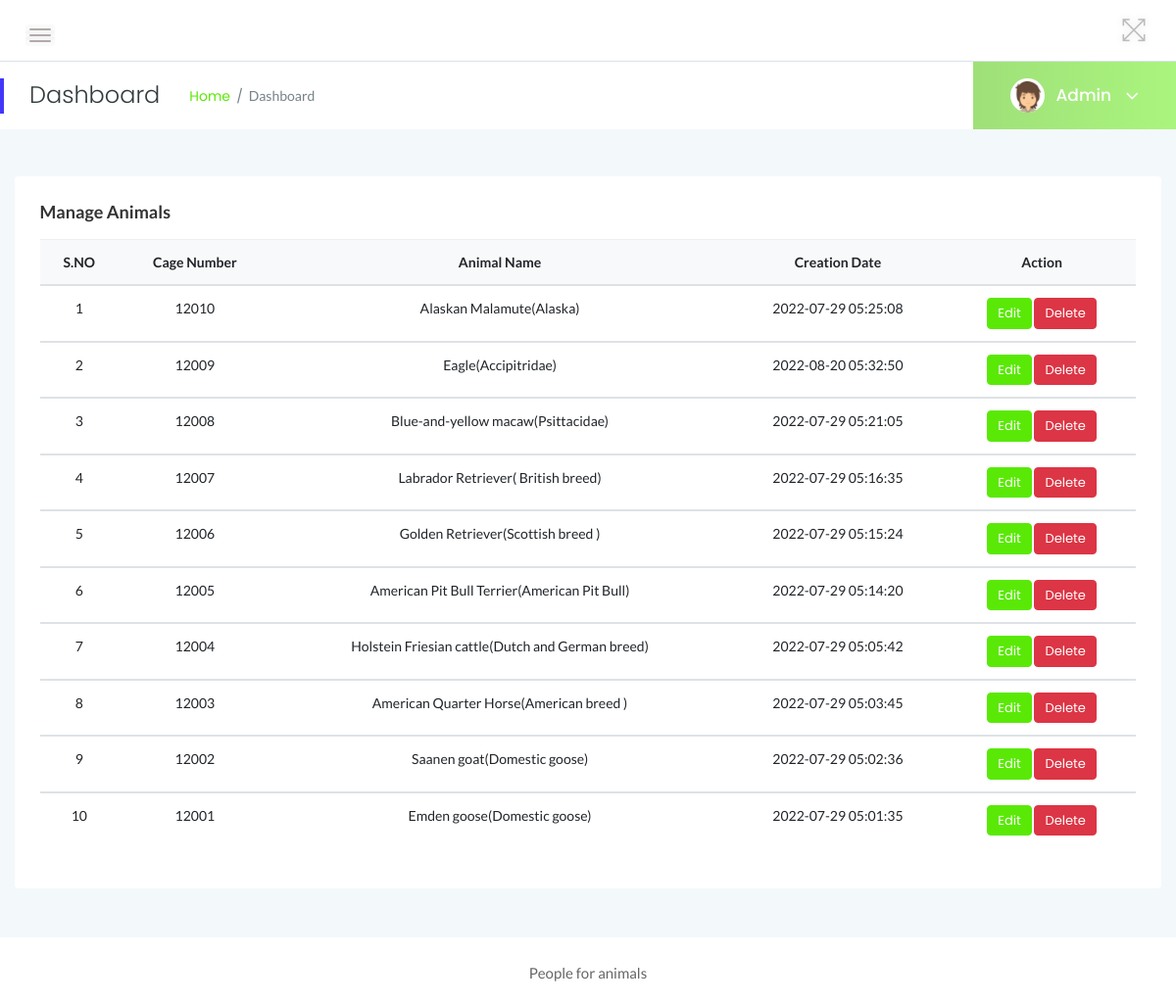
The app's page /admin/manage-animals.php (signed in) with its own data.
### tables this page shows
CREATE TABLE `tblanimal` (
  `ID` int(10) NOT NULL,
  `AnimalName` varchar(200) DEFAULT NULL,
  `CageNumber` int(10) DEFAULT NULL,
  `FeedNumber` varchar(200) DEFAULT NULL,
  `Breed` varchar(200) DEFAULT NULL,
  `AnimalImage` varchar(200) DEFAULT NULL,
  `Description` mediumtext DEFAULT NULL,
  `CreationDate` timestamp NOT NULL DEFAULT current_timestamp() ON UPDATE current_timestamp()
);

### admin/manage-animals.php (the view, shortened to what this page needs)
<?php
include('includes/dbconnection.php');
if (strlen($_SESSION['zmsaid']==0)) {
  header('location:logout.php');
  } else{
?>
<!doctype html>
<html class="no-js" lang="en">
<head>
    <link rel="stylesheet" href="assets/css/bootstrap.min.css">
    <link rel="stylesheet" href="assets/css/font-awesome.min.css">
    <link rel="stylesheet" href="assets/css/themify-icons.css">
    <link rel="stylesheet" href="assets/css/metisMenu.css">
    <link rel="stylesheet" href="assets/css/owl.carousel.min.css">
    <link rel="stylesheet" href="assets/css/slicknav.min.css">
    <link rel="stylesheet" href="https://www.amcharts.com/lib/3/plugins/export/export.css" type="text/css" media="all" />
    <link rel="stylesheet" type="text/css" href="https://cdn.datatables.net/1.10.19/css/jquery.dataTables.css">
    <link rel="stylesheet" type="text/css" href="https://cdn.datatables.net/1.10.18/css/dataTables.bootstrap4.min.css">
    <link rel="stylesheet" type="text/css" href="https://cdn.datatables.net/responsive/2.2.3/css/responsive.bootstrap.min.css">
    <link rel="stylesheet" type="text/css" href="https://cdn.datatables.net/responsive/2.2.3/css/responsive.jqueryui.min.css">
    <link rel="stylesheet" href="assets/css/typography.css">
    <link rel="stylesheet" href="assets/css/default-css.css">
    <link rel="stylesheet" href="assets/css/styles.css">
    <link rel="stylesheet" href="assets/css/responsive.css">
</head>
<body>
    <div class="page-container">
        <div class="main-content">
          <?php include_once('includes/header.php');?>
            <?php include_once('includes/pagetitle.php');?>
            <div class="main-content-inner">
                <div class="row">
                    <div class="col-12 mt-5">
                        <div class="card">
                            <div class="card-body">
                                <h4 class="header-title">Manage Animals</h4>
                                <div class="data-tables">
                <table class="table text-center">
                                        <thead class="bg-light text-capitalize">
                                            <tr>
                                                <th>S.NO</th>
                                                <th>Cage Number</th>
                                                <th>Animal Name</th>
                                                <th>Creation Date</th>
                                                <th>Action</th>
                                            </tr>
                                        </thead>
                                        <?php
$ret=mysqli_query($con,"select * from tblanimal order by ID desc");
$cnt=1;
while ($row=mysqli_fetch_array($ret)) {
?>
                                        <tbody>
          <tr data-expanded="true">
            <td><?php echo $cnt;?></td>
                  <td><?php  echo $row['CageNumber'];?></td>
                  <td><?php  echo $row['AnimalName'];?>(<?php  echo $row['Breed'];?>)</td>
                  <td><?php  echo $row['CreationDate'];?></td>
                  <td><a href="edit-animal-details.php?editid=<?php echo $row['ID'];?>" class="btn btn-primary btn-xs">Edit</a>
  <a href="manage-animals.php?id=<?php echo $row['ID']?>&del=delete" onClick="return confirm('Are you sure you want to delete?')" class="btn btn-danger btn-xs">Delete</a>
                </tr>
                <?php
$cnt=$cnt+1;
}?>
 </tbody>
                                    </table>
                                </div>
                            </div>
                        </div>
                    </div>
                </div>
            </div>
        </div>
        <?php include_once('includes/footer.php');?>
    </div>
</body>
</html>
<?php }  ?>

### admin/includes/pagetitle.php (shortened to what this page needs)
<?php
include('includes/dbconnection.php');
?>
<div class="page-title-area">
                <div class="row align-items-center">
                    <div class="col-sm-6">
                        <div class="breadcrumbs-area clearfix">
                            <h4 class="page-title pull-left">Dashboard</h4>
                            <ul class="breadcrumbs pull-left">
                                <li><a href="dashboard.php">Home</a></li>
                                <li><span>Dashboard</span></li>
                            </ul>
                        </div>
                    </div>
                    <div class="col-sm-6 clearfix">
                        <div class="user-profile pull-right">
                            <img class="avatar user-thumb" src="assets/images/author/avatar.png" alt="avatar">
                            <?php
$adid=$_SESSION['zmsaid'];
$ret=mysqli_query($con,"select AdminName from tbladmin where ID='$adid'");
$row=mysqli_fetch_array($ret);
$name=$row['AdminName'];
?>
                            <h4 class="user-name dropdown-toggle" data-toggle="dropdown"><?php echo $name; ?> <i class="fa fa-angle-down"></i></h4>
                        </div>
                    </div>
                </div>
            </div>

### admin/assets/css/styles.css (style rules this page uses)
.page-container { width: 100%; height: 100%; min-height: 100vh; padding-left: 280px; -webkit-transition: padding-left 0.3s ease 0s; transition: padding-left 0.3s ease 0s; }
.card { border: none; border-radius: 4px; background-color: #fff; -webkit-transition: all 0.3s ease 0s; transition: all 0.3s ease 0s; }
.card-body { padding: 25.6px; padding: 1.6rem; }
.main-content { width: 100%; background: #F3F8FB; }
.main-content-inner { padding: 0 30px 50px; }
.page-title-area { padding: 0 30px; background: #fff; position: relative; }
.page-title-area:before { content: ''; position: absolute; left: 0; top: 50%; width: 4px; height: 36px; background: var(--primary-color); -webkit-transform: translateY(-50%); transform: translateY(-50%); }
.page-title { font-size: 24px; font-weight: 300; color: #313b3d; letter-spacing: 0; margin-right: 30px; }
ul.breadcrumbs { margin-top: 4px; }
.breadcrumbs li { display: inline-block; }
.breadcrumbs li a, .breadcrumbs li span { display: block; font-size: 14px; font-weight: 400; color: #5ae906; letter-spacing: 0; margin-right: 16px; position: relative; }
.breadcrumbs li a:before { content: '/'; color: #768387; position: absolute; right: -13px; top: 0; }
.breadcrumbs li span { margin-right: 0; color: #768387; text-transform: capitalize; }
.user-profile { margin-right: -30px; display: -webkit-box; display: -ms-flexbox; display: flex; -webkit-box-align: center; -ms-flex-align: center; align-items: center; -ms-flex-wrap: wrap; flex-wrap: wrap; background: -webkit-linear-gradient(left, #5ae906 0%, #bff1a2 100%); background: linear-gradient(to right, #9fe079 0%, #aaf57e 100%); padding: 17px 38px; position: relative; }
.user-profile img.avatar { height: 35px; width: 35px; border-radius: 50%; margin-right: 12px; }
.user-name { font-size: 17px; font-weight: 500; color: #fff; letter-spacing: 0; cursor: pointer; -webkit-user-select: none; -moz-user-select: none; -ms-user-select: none; user-select: none; }
.user-name i { margin-left: 10px; font-size: 21px; vertical-align: middle; position: relative; }
.notification-area .dropdown-toggle, .user-name.dropdown-toggle { position: relative; }
.notification-area .dropdown-toggle:after, .user-name.dropdown-toggle:after { display: none; }
.header-title { font-family: 'Lato', sans-serif; font-size: 18px; font-weight: 600; letter-spacing: 0; color: #333; text-transform: capitalize; margin-bottom: 17px; }
.btn { padding: 11px 17px; font-size: 13px; letter-spacing: 0; }
.btn-xs { padding: 5px 10px; }
table tr th { border-bottom: none; }
table tr th, table tr td { border-top: 1px solid rgba(120, 130, 140, 0.13) !important; }

### admin/assets/css/responsive.css (style rules this page uses)
@media (min-width: 1200px) and (max-width: 1364px) { .main-content-inner { padding: 0 15px 50px; } }
@media (min-width: 1200px) and (max-width: 1364px) { .page-container, .sbar_collapsed.page-container { padding-left: 0; } }

### records on screen
tblanimal: CageNumber "12010", AnimalName "Alaskan Malamute", Breed "Alaska", CreationDate "2022-07-29 05:25:08"
tblanimal: CageNumber "12009", AnimalName "Eagle", Breed "Accipitridae", CreationDate "2022-08-20 05:32:50"
tblanimal: CageNumber "12008", AnimalName "Blue-and-yellow macaw", Breed "Psittacidae", CreationDate "2022-07-29 05:21:05"
tblanimal: CageNumber "12007", AnimalName "Labrador Retriever", Breed "British breed", CreationDate "2022-07-29 05:16:35"
tblanimal: CageNumber "12006", AnimalName "Golden Retriever", Breed "Scottish breed", CreationDate "2022-07-29 05:15:24"
tblanimal: CageNumber "12005", AnimalName "American Pit Bull Terrier", Breed "American Pit Bull", CreationDate "2022-07-29 05:14:20"
tblanimal: CageNumber "12004", AnimalName "Holstein Friesian cattle", Breed "Dutch and German breed", CreationDate "2022-07-29 05:05:42"
tblanimal: CageNumber "12003", AnimalName "American Quarter Horse", Breed "American breed", CreationDate "2022-07-29 05:03:45"
tblanimal: CageNumber "12002", AnimalName "Saanen goat", Breed "Domestic goose", CreationDate "2022-07-29 05:02:36"
tblanimal: CageNumber "12001", AnimalName "Emden goose", Breed "Domestic goose", CreationDate "2022-07-29 05:01:35"

### other values on screen
$name "Admin"
